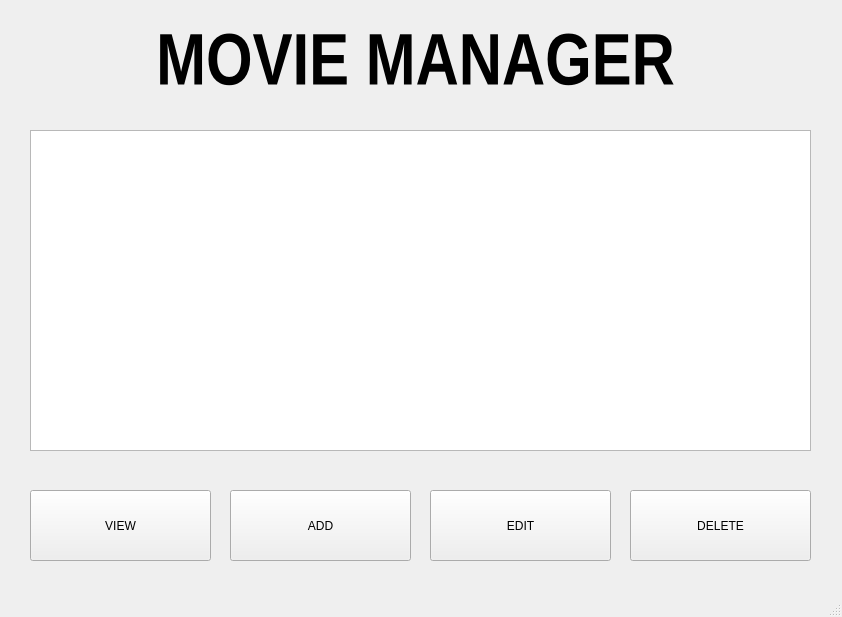
<?xml version="1.0" encoding="UTF-8"?>
<ui version="4.0">
 <class>MainWindow</class>
 <widget class="QMainWindow" name="MainWindow">
  <property name="geometry">
   <rect>
    <x>0</x>
    <y>0</y>
    <width>842</width>
    <height>617</height>
   </rect>
  </property>
  <property name="windowTitle">
   <string>MainWindow</string>
  </property>
  <widget class="QWidget" name="centralwidget">
   <widget class="QLabel" name="label">
    <property name="geometry">
     <rect>
      <x>30</x>
      <y>20</y>
      <width>771</width>
      <height>91</height>
     </rect>
    </property>
    <property name="font">
     <font>
      <family>Arial Narrow</family>
      <pointsize>55</pointsize>
      <weight>75</weight>
      <bold>true</bold>
     </font>
    </property>
    <property name="text">
     <string>MOVIE MANAGER</string>
    </property>
    <property name="alignment">
     <set>Qt::AlignCenter</set>
    </property>
   </widget>
   <widget class="QTableWidget" name="main_table">
    <property name="geometry">
     <rect>
      <x>30</x>
      <y>130</y>
      <width>781</width>
      <height>321</height>
     </rect>
    </property>
   </widget>
   <widget class="QPushButton" name="view_btn">
    <property name="geometry">
     <rect>
      <x>30</x>
      <y>490</y>
      <width>181</width>
      <height>71</height>
     </rect>
    </property>
    <property name="text">
     <string>VIEW</string>
    </property>
   </widget>
   <widget class="QPushButton" name="add_btn">
    <property name="geometry">
     <rect>
      <x>230</x>
      <y>490</y>
      <width>181</width>
      <height>71</height>
     </rect>
    </property>
    <property name="text">
     <string>ADD</string>
    </property>
   </widget>
   <widget class="QPushButton" name="edit_btn">
    <property name="geometry">
     <rect>
      <x>430</x>
      <y>490</y>
      <width>181</width>
      <height>71</height>
     </rect>
    </property>
    <property name="text">
     <string>EDIT</string>
    </property>
   </widget>
   <widget class="QPushButton" name="delete_button">
    <property name="geometry">
     <rect>
      <x>630</x>
      <y>490</y>
      <width>181</width>
      <height>71</height>
     </rect>
    </property>
    <property name="text">
     <string>DELETE</string>
    </property>
   </widget>
  </widget>
  <widget class="QStatusBar" name="statusbar"/>
 </widget>
 <resources/>
 <connections/>
</ui>
